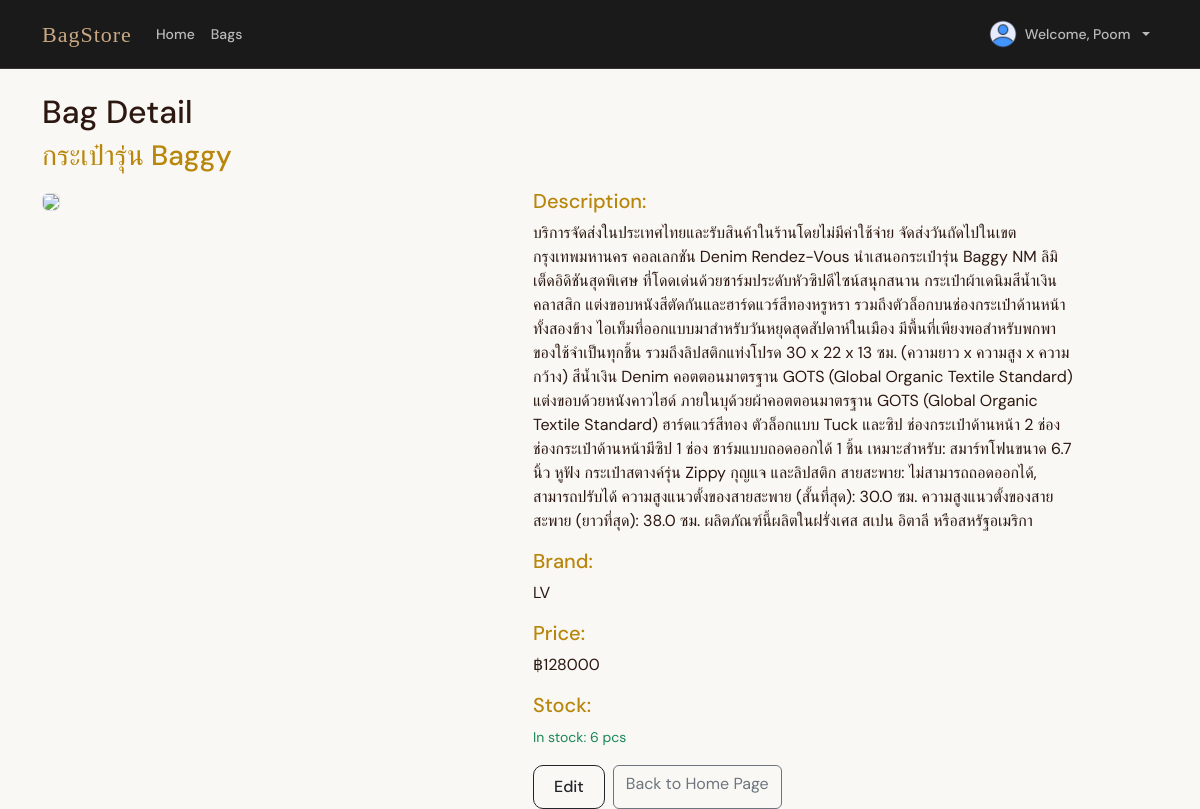
The page /bags/1 (signed in) on the database its author committed.
### bag/models.py (models this page shows)
class User(db.Model, UserMixin):
    __tablename__ = 'users'
    id         = db.Column(db.Integer, primary_key=True)
    username   = db.Column(db.String(80), unique=True, nullable=False)
    email      = db.Column(db.String(120), unique=True, nullable=False)
    password   = db.Column(db.String(200), nullable=False)
    firstname  = db.Column(db.String(100), default='')
    lastname   = db.Column(db.String(100), default='')
    created_at = db.Column(db.DateTime, default=datetime.utcnow)
    bags       = db.relationship('Bag', backref='owner', lazy=True)

class Bag(db.Model):
    __tablename__ = 'bags'
    id          = db.Column(db.Integer, primary_key=True)
    name        = db.Column(db.String(200), nullable=False)
    brand       = db.Column(db.String(100))
    description = db.Column(db.Text)
    price       = db.Column(db.Float, nullable=False)
    stock       = db.Column(db.Integer, default=0)
    image_url   = db.Column(db.String(500))
    created_at  = db.Column(db.DateTime, default=datetime.utcnow)
    user_id     = db.Column(db.Integer, db.ForeignKey('users.id'), nullable=False)

### bag/bags/routes.py (the view)
@bags_bp.route('/bags/<int:bag_id>')
@login_required
def bag_detail(bag_id):
    bag = Bag.query.get_or_404(bag_id)
    return render_template('bags/bag_detail.html', bag=bag)

### bag/__init__.py (called while the page is built)
@login_manager.user_loader
def load_user(user_id):
    return User.query.get(int(user_id))

### bag/bags/templates/bags/bag_detail.html
{% extends 'layout.html' %}
{% block content %}
<h2>Bag Detail</h2>
<h3 style="color:#b8860b">{{ bag.name }}</h3>
<div class="row mt-3">
  <div class="col-md-5">
    {% if bag.image_url %}
      <img src="{{ bag.image_url }}" class="img-fluid rounded border">
    {% else %}
      <div class="bg-light d-flex align-items-center justify-content-center rounded border"
           style="height:300px;font-size:80px"></div>
    {% endif %}
  </div>
  <div class="col-md-6 ms-3">
    {% if bag.description %}
      <h5 style="color:#b8860b">Description:</h5>
      <p>{{ bag.description }}</p>
    {% endif %}
    <h5 style="color:#b8860b">Brand:</h5>
    <p>{{ bag.brand or '-' }}</p>
    <h5 style="color:#b8860b">Price:</h5>
    <p>฿{{ "%.0f"|format(bag.price) }}</p>
    <h5 style="color:#b8860b">Stock:</h5>
    <p>
      {% if bag.stock > 0 %}
        <span class="text-success small">In stock: {{ bag.stock }} pcs</span>
      {% else %}
        <span class="text-danger small fw-bold">Out of stock</span>
      {% endif %}
    </p>
    <div class="mt-3 d-flex gap-2">
      <a href="{{ url_for('bags.edit_bag', bag_id=bag.id) }}" class="btn btn-outline-dark">Edit</a>
      <a href="{{ url_for('bags.index') }}" class="btn btn-outline-secondary">Back to Home Page</a>
    </div>
  </div>
</div>
{% endblock %}

### bag/templates/navbar.html (shortened to what this page needs)
<nav class="navbar navbar-expand-lg navbar-dark bg-dark">
  <div class="container">
    <a class="navbar-brand" href="{{ url_for('core.index') }}">BagStore</a>
    <div class="navbar-nav me-auto">
      <a class="nav-link" href="{{ url_for('core.index') }}">Home</a>
      {% if current_user.is_authenticated %}
        <a class="nav-link" href="{{ url_for('bags.index') }}">Bags</a>
      {% endif %}
    </div>
    <div class="navbar-nav ms-auto">
      {% if current_user.is_authenticated %}
        <div class="nav-item dropdown">
          <a class="nav-link dropdown-toggle d-flex align-items-center gap-2"
             href="#" role="button" data-bs-toggle="dropdown">
            <img src="{{ url_for('static', filename='img/avatar.png') }}"
                 width="28" height="28" class="rounded-circle">
            Welcome, {{ current_user.username }}
          </a>
        </div>
      {% else %}
        <a class="nav-link" href="{{ url_for('users.login') }}">Login</a>
        <a class="nav-link" href="{{ url_for('users.register') }}">Register</a>
      {% endif %}
    </div>
  </div>
</nav>

### bag/templates/layout.html (style rules this page uses)
body { font-family: 'DM Sans', sans-serif; background: #faf8f5; color: #2c1810; }
.navbar { background: #1a1a1a !important; border-bottom: 1px solid #333; padding: 12px 0; }
.navbar-brand { font-family: 'Playfair Display', serif; font-size: 22px; color: #c9a882 !important; letter-spacing: 1px; }
.nav-link { color: rgba(255,255,255,0.7) !important; font-size: 14px; font-weight: 500; transition: color .2s; }
.btn-outline-dark { border-radius: 10px; font-weight: 500; padding: 9px 20px; }

### rows shown on the page
User: username "Poom"
Bag: name "กระเป๋ารุ่น Baggy", description "บริการจัดส่งในประเทศไทยและรับสินค้าในร้านโดยไม่มีค่าใช้จ่าย จัดส่งวันถัดไปในเขตกรุงเทพมหานคร คอลเลกชัน Denim Rendez-Vous นำเสนอกระเป๋ารุ่น Baggy NM ลิมิเต็ดอิดิชันสุดพิเศษ ที่โดดเด่นด้วยชาร์มประดับหัวซิปดีไซน์สนุกสนาน กระเป๋าผ้าเดนิมสีน้ำเงินคลาสสิก แต่งขอบหนังสีตัดกันและฮาร์ดแวร์สีทองหรูหรา รวมถึงตัวล็อกบนช่องกระเป๋าด้านหน้าทั้งสองข้าง ไอเท็มที่ออกแบบมาสำหรับวันหยุดสุดสัปดาห์ในเมือง มีพื้นที่เพียงพอสำหรับพกพาของใช้จำเป็นทุกชิ้น รวมถึงลิปสติกแท่งโปรด 30 x 22 x 13 ซม. (ความยาว x ความสูง x ความกว้าง) สีน้ำเงิน Denim คอตตอนมาตรฐาน GOTS (Global Organic Textile Standard) แต่งขอบด้วยหนังคาวไฮด์ ภายในบุด้วยผ้าคอตตอนมาตรฐาน GOTS (Global Organic Textile Standard) ฮาร์ดแวร์สีทอง ตัวล็อกแบบ Tuck…", brand "LV", price "128000", stock "6"
